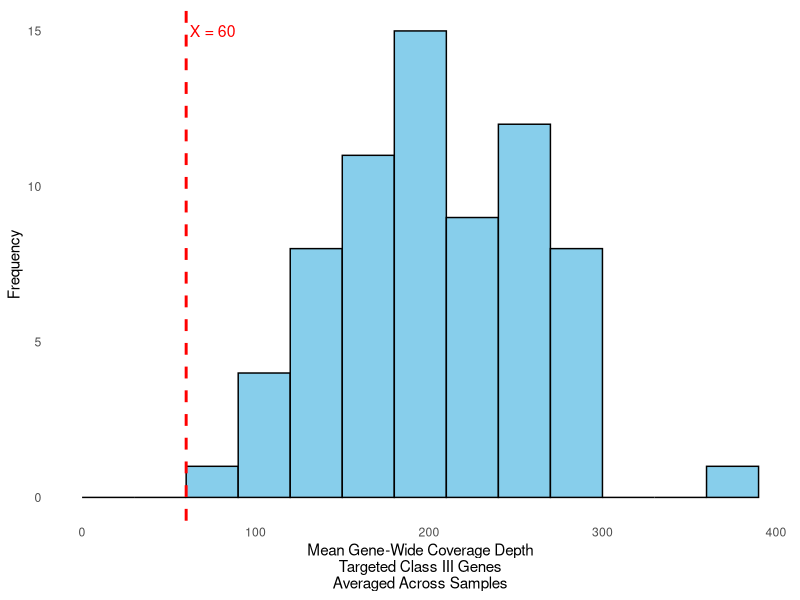
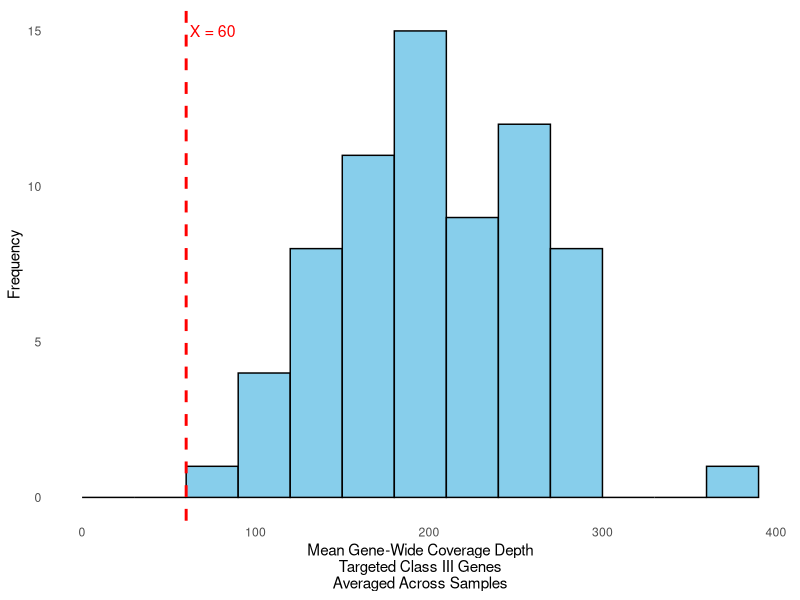

These charts were generated, in order, by the following R code:
# Load ggplot2 library
library(ggplot2)

# Define the values
values <- c(248.125, 282.875, 257.21875, 204.21875, 143.65625, 230.5625, 288.40625, 
            166.65625, 195.90625, 156.71875, 169.09375, 206.875, 149.625, 171.65625, 
            193.4375, 170.21875, 196.90625, 219.90625, 262.3125, 225.625, 181.46875, 
            185.375, 239.34375, 183.78125, 198.1875, 208.34375, 268.40625, 236.5625, 
            281.40625, 215.28125, 144.09375, 156.03125, 283, 167.5, 221.625, 80.28125, 
            193.78125, 258.4375, 294.75, 170.15625, 191.53125, 207.03125, 133.84375, 
            104.375, 183.71875, 260.625, 218.28125, 269.28125, 272.1875, 178.4375, 
            122.6875, 123.8125, 368.15625, 241.125, 146.78125, 100.15625, 103.40625, 
            92.03125, 128.21875, 179.625, 245.09375, 262.71875, 279.625, 264.25, 
            276.71875, 192.84375, 240.5625, 174.21875, 232.96875)

# Create a data frame for ggplot2
data <- data.frame(values = values)

# Plot the histogram
figure <- ggplot(data, aes(x = values)) +
  geom_histogram(breaks = seq(0, max(values) + 30, by = 30), # Define exact breaks
                 fill = "skyblue", color = "black") + 
  labs(x = "Mean Gene-Wide Coverage Depth\nTargeted Class III Genes\nAveraged Across Samples", y = "Frequency") +
  theme_minimal() + 
  theme(
    panel.grid.major = element_blank(), # Remove major grid lines
    panel.grid.minor = element_blank()  # Remove minor grid lines
  ) + 
  geom_vline(xintercept = 60, linetype = "dashed", color = "red", size = 1) +
  annotate(
    "text",
    x = 62,                      # Slightly to the right of the line for visibility
    y = 15,
    label = "X = 60",
    hjust = 0,                   # Left-align the text
    color = "red",
    size = 4
  )

figure

ggsave(filename = "histogram2.pdf", plot = figure, width=169, units = "mm")


